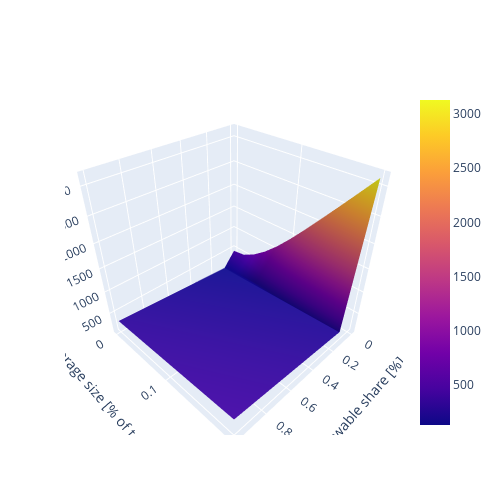

The cell this chart's notebook holds for it:
### Code cell
fig = go.Figure(
    data=[go.Surface(z=df.values, x=df.index, y=df.columns)],
)
fig.update_layout(
    scene=dict(
        xaxis_title="x: Renewable share [%]",
        yaxis_title="y: Storage size [% of total demand]",
        zaxis_title=f"z: {variable}",
    ),
    autosize=True,
    width=500,
    height=500,
    margin=dict(l=65, r=50, b=65, t=90),
)
fig.show()

### Figure 1 — Plotly figure (JSON) as saved in the notebook; plotly's stock layout.template omitted (floating-point values rounded to 4 significant figures)
{"data": [{"type": "surface", "x": [0, 0.1, 0.2, 0.3, 0.4, 0.5, 0.6, 0.7, 0.8, 0.9, 1], "y": [0, 0.02, 0.04, 0.06, 0.08, 0.1, 0.12, 0.14, 0.16, 0.18, 0.2], "z": [[449.6, 130, 150, 170, 190, 210, 230, 250.0, 270, 290, 310], [488.9, 141, 161, 181, 201, 221, 241, 261, 281, 301, 321], [639.2, 152, 172, 192, 212, 232, 252, 272, 292, 312, 332], [854.6, 163, 183, 203, 223, 243, 263, 283, 303, 323, 343], [1119.0, 174, 194, 214, 234, 254, 274, 294, 314, 334, 354], [1422.0, 185, 205, 225, 245, 265, 285, 305, 325, 345, 365], [1748.0, 196, 216, 236, 256, 276, 296, 316, 336, 356, 376], [2085.0, 207, 227, 247, 267, 287, 307, 327, 347, 367, 387], [2429.0, 218, 238, 258, 278, 298, 318, 338, 358, 378, 398], [2777.0, 229, 249, 269, 289, 309, 329, 349, 369, 389, 409], [3129.0, 240, 260, 280, 300, 320, 340, 360, 380, 400, 420]]}], "layout": {"autosize": true, "height": 500, "margin": {"b": 65, "l": 65, "r": 50, "t": 90}, "scene": {"xaxis": {"title": {"text": "x: Renewable share [%]"}}, "yaxis": {"title": {"text": "y: Storage size [% of total demand]"}}, "zaxis": {"title": {"text": "z: cost"}}}, "width": 500}}
